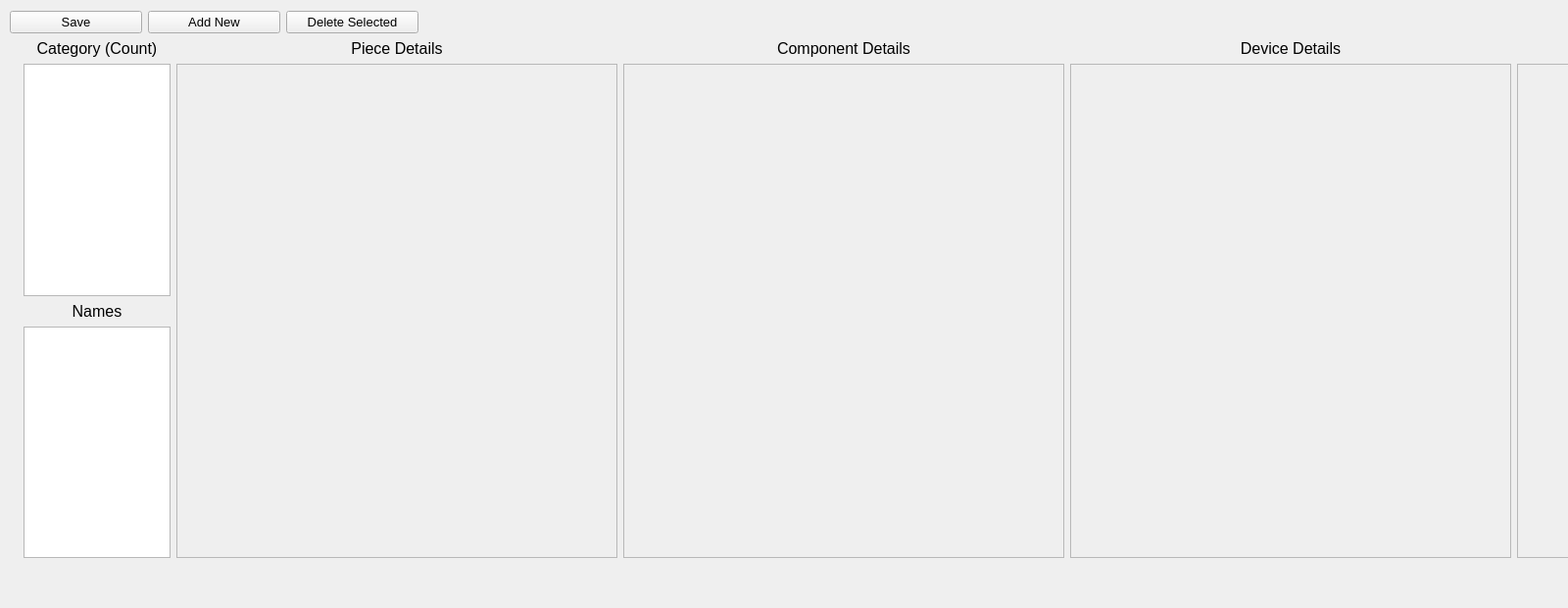
<?xml version="1.0" encoding="UTF-8"?>
<ui version="4.0">
 <class>editor_NodeIni</class>
 <widget class="QWidget" name="editor_NodeIni">
  <property name="geometry">
   <rect>
    <x>0</x>
    <y>0</y>
    <width>1600</width>
    <height>620</height>
   </rect>
  </property>
  <property name="font">
   <font>
    <pointsize>10</pointsize>
   </font>
  </property>
  <property name="windowTitle">
   <string>COSMOS Data Management Tool - Node.ini Editor</string>
  </property>
  <property name="windowIcon">
   <iconset>
    <normaloff>../../cosmosroot/resources/logo/cosmos_symbol.png</normaloff>../../cosmosroot/resources/logo/cosmos_symbol.png</iconset>
  </property>
  <widget class="QWidget" name="layoutWidget">
   <property name="geometry">
    <rect>
     <x>10</x>
     <y>10</y>
     <width>417</width>
     <height>26</height>
    </rect>
   </property>
   <layout class="QHBoxLayout" name="buttonlayout_left">
    <item>
     <widget class="QPushButton" name="button_save">
      <property name="font">
       <font>
        <pointsize>10</pointsize>
       </font>
      </property>
      <property name="text">
       <string>Save</string>
      </property>
     </widget>
    </item>
    <item>
     <widget class="QPushButton" name="button_addNew">
      <property name="font">
       <font>
        <pointsize>10</pointsize>
       </font>
      </property>
      <property name="text">
       <string>Add New</string>
      </property>
     </widget>
    </item>
    <item>
     <widget class="QPushButton" name="button_deleteSelected">
      <property name="font">
       <font>
        <pointsize>10</pointsize>
       </font>
      </property>
      <property name="text">
       <string>Delete Selected</string>
      </property>
     </widget>
    </item>
   </layout>
  </widget>
  <widget class="QWidget" name="layoutWidget">
   <property name="geometry">
    <rect>
     <x>24</x>
     <y>40</y>
     <width>1836</width>
     <height>529</height>
    </rect>
   </property>
   <layout class="QHBoxLayout" name="horizontalLayout">
    <item>
     <layout class="QVBoxLayout" name="verticalLayout">
      <item>
       <widget class="QLabel" name="label_counts">
        <property name="minimumSize">
         <size>
          <width>150</width>
          <height>0</height>
         </size>
        </property>
        <property name="maximumSize">
         <size>
          <width>150</width>
          <height>16777215</height>
         </size>
        </property>
        <property name="font">
         <font>
          <pointsize>12</pointsize>
         </font>
        </property>
        <property name="text">
         <string>Category (Count)</string>
        </property>
        <property name="alignment">
         <set>Qt::AlignCenter</set>
        </property>
       </widget>
      </item>
      <item>
       <widget class="QListWidget" name="list_counts">
        <property name="sizePolicy">
         <sizepolicy hsizetype="Preferred" vsizetype="Expanding">
          <horstretch>0</horstretch>
          <verstretch>0</verstretch>
         </sizepolicy>
        </property>
        <property name="minimumSize">
         <size>
          <width>150</width>
          <height>0</height>
         </size>
        </property>
        <property name="maximumSize">
         <size>
          <width>150</width>
          <height>16777215</height>
         </size>
        </property>
        <property name="font">
         <font>
          <pointsize>10</pointsize>
         </font>
        </property>
       </widget>
      </item>
      <item>
       <widget class="QLabel" name="label_names">
        <property name="minimumSize">
         <size>
          <width>150</width>
          <height>0</height>
         </size>
        </property>
        <property name="maximumSize">
         <size>
          <width>150</width>
          <height>16777215</height>
         </size>
        </property>
        <property name="font">
         <font>
          <pointsize>12</pointsize>
         </font>
        </property>
        <property name="text">
         <string>Names</string>
        </property>
        <property name="alignment">
         <set>Qt::AlignCenter</set>
        </property>
       </widget>
      </item>
      <item>
       <widget class="QListWidget" name="list_names">
        <property name="sizePolicy">
         <sizepolicy hsizetype="Preferred" vsizetype="Expanding">
          <horstretch>0</horstretch>
          <verstretch>0</verstretch>
         </sizepolicy>
        </property>
        <property name="minimumSize">
         <size>
          <width>150</width>
          <height>0</height>
         </size>
        </property>
        <property name="maximumSize">
         <size>
          <width>150</width>
          <height>16777215</height>
         </size>
        </property>
        <property name="font">
         <font>
          <pointsize>10</pointsize>
         </font>
        </property>
       </widget>
      </item>
     </layout>
    </item>
    <item>
     <layout class="QVBoxLayout" name="verticalLayout_piece">
      <item>
       <widget class="QLabel" name="label_pieceDetails">
        <property name="minimumSize">
         <size>
          <width>300</width>
          <height>0</height>
         </size>
        </property>
        <property name="maximumSize">
         <size>
          <width>1000</width>
          <height>16777215</height>
         </size>
        </property>
        <property name="font">
         <font>
          <pointsize>12</pointsize>
         </font>
        </property>
        <property name="text">
         <string>Piece Details</string>
        </property>
        <property name="alignment">
         <set>Qt::AlignCenter</set>
        </property>
       </widget>
      </item>
      <item>
       <widget class="QScrollArea" name="scrollArea_piece">
        <property name="minimumSize">
         <size>
          <width>450</width>
          <height>500</height>
         </size>
        </property>
        <property name="maximumSize">
         <size>
          <width>1000</width>
          <height>16777215</height>
         </size>
        </property>
        <property name="font">
         <font>
          <pointsize>10</pointsize>
         </font>
        </property>
        <property name="widgetResizable">
         <bool>true</bool>
        </property>
        <widget class="QWidget" name="scrollAreaWidgetContents_piece">
         <property name="geometry">
          <rect>
           <x>0</x>
           <y>0</y>
           <width>448</width>
           <height>498</height>
          </rect>
         </property>
        </widget>
       </widget>
      </item>
     </layout>
    </item>
    <item>
     <layout class="QVBoxLayout" name="verticalLayout_comp">
      <item>
       <widget class="QLabel" name="label_compDetails">
        <property name="minimumSize">
         <size>
          <width>300</width>
          <height>0</height>
         </size>
        </property>
        <property name="maximumSize">
         <size>
          <width>1000</width>
          <height>16777215</height>
         </size>
        </property>
        <property name="font">
         <font>
          <pointsize>12</pointsize>
         </font>
        </property>
        <property name="text">
         <string>Component Details</string>
        </property>
        <property name="alignment">
         <set>Qt::AlignCenter</set>
        </property>
       </widget>
      </item>
      <item>
       <widget class="QScrollArea" name="scrollArea_comp">
        <property name="minimumSize">
         <size>
          <width>450</width>
          <height>0</height>
         </size>
        </property>
        <property name="maximumSize">
         <size>
          <width>1000</width>
          <height>16777215</height>
         </size>
        </property>
        <property name="font">
         <font>
          <pointsize>10</pointsize>
         </font>
        </property>
        <property name="widgetResizable">
         <bool>true</bool>
        </property>
        <widget class="QWidget" name="scrollAreaWidgetContents_comp">
         <property name="geometry">
          <rect>
           <x>0</x>
           <y>0</y>
           <width>448</width>
           <height>498</height>
          </rect>
         </property>
        </widget>
       </widget>
      </item>
     </layout>
    </item>
    <item>
     <layout class="QVBoxLayout" name="verticalLayout_device">
      <item>
       <widget class="QLabel" name="label_deviceDetails">
        <property name="minimumSize">
         <size>
          <width>300</width>
          <height>0</height>
         </size>
        </property>
        <property name="maximumSize">
         <size>
          <width>1000</width>
          <height>16777215</height>
         </size>
        </property>
        <property name="font">
         <font>
          <pointsize>12</pointsize>
         </font>
        </property>
        <property name="text">
         <string>Device Details</string>
        </property>
        <property name="alignment">
         <set>Qt::AlignCenter</set>
        </property>
       </widget>
      </item>
      <item>
       <widget class="QScrollArea" name="scrollArea_device">
        <property name="minimumSize">
         <size>
          <width>450</width>
          <height>0</height>
         </size>
        </property>
        <property name="maximumSize">
         <size>
          <width>1000</width>
          <height>16777215</height>
         </size>
        </property>
        <property name="font">
         <font>
          <pointsize>10</pointsize>
         </font>
        </property>
        <property name="widgetResizable">
         <bool>true</bool>
        </property>
        <widget class="QWidget" name="scrollAreaWidgetContents_device">
         <property name="geometry">
          <rect>
           <x>0</x>
           <y>0</y>
           <width>448</width>
           <height>498</height>
          </rect>
         </property>
        </widget>
       </widget>
      </item>
     </layout>
    </item>
    <item>
     <layout class="QVBoxLayout" name="verticalLayout_port">
      <item>
       <widget class="QLabel" name="label_portDetails">
        <property name="minimumSize">
         <size>
          <width>300</width>
          <height>0</height>
         </size>
        </property>
        <property name="maximumSize">
         <size>
          <width>1000</width>
          <height>16777215</height>
         </size>
        </property>
        <property name="font">
         <font>
          <pointsize>12</pointsize>
         </font>
        </property>
        <property name="text">
         <string>Port Details</string>
        </property>
        <property name="alignment">
         <set>Qt::AlignCenter</set>
        </property>
       </widget>
      </item>
      <item>
       <widget class="QScrollArea" name="scrollArea_port">
        <property name="minimumSize">
         <size>
          <width>300</width>
          <height>0</height>
         </size>
        </property>
        <property name="maximumSize">
         <size>
          <width>1000</width>
          <height>16777215</height>
         </size>
        </property>
        <property name="font">
         <font>
          <pointsize>10</pointsize>
         </font>
        </property>
        <property name="widgetResizable">
         <bool>true</bool>
        </property>
        <widget class="QWidget" name="scrollAreaWidgetContents_port">
         <property name="geometry">
          <rect>
           <x>0</x>
           <y>0</y>
           <width>298</width>
           <height>498</height>
          </rect>
         </property>
        </widget>
       </widget>
      </item>
     </layout>
    </item>
   </layout>
  </widget>
 </widget>
 <resources/>
 <connections/>
</ui>
